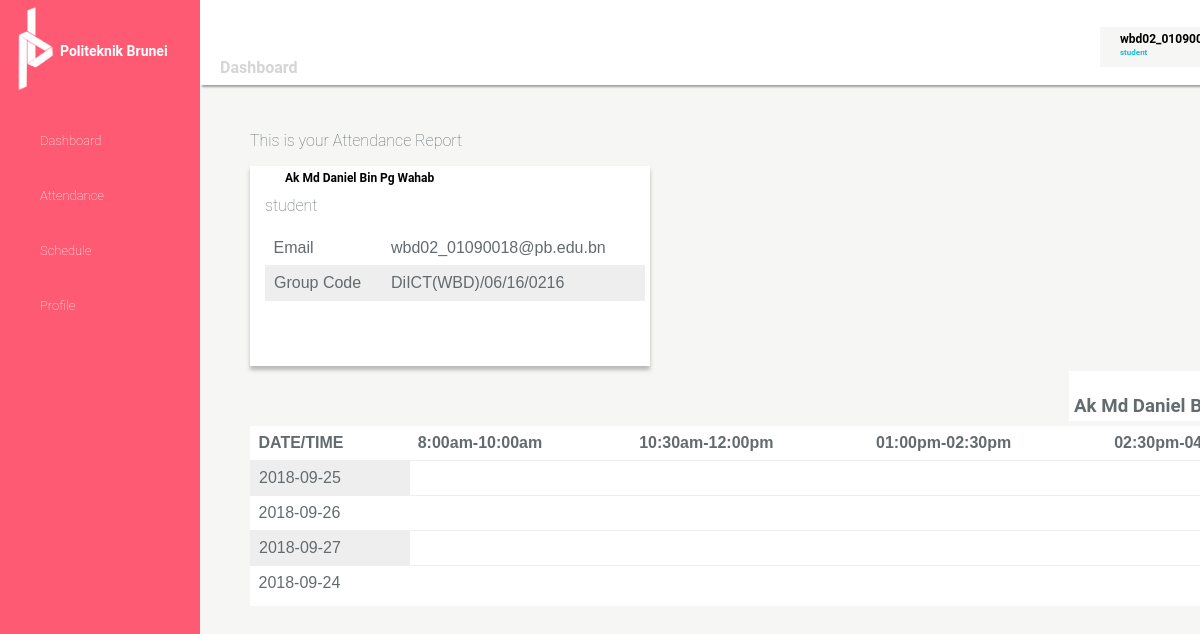
/view_report.php (signed in), run on the app's committed database.
### tables this page shows
CREATE TABLE `user` (
  `id` int(20) NOT NULL,
  `name` varchar(100) NOT NULL,
  `email` varchar(50) NOT NULL,
  `username` varchar(250) NOT NULL,
  `password` varchar(50) NOT NULL,
  `role` varchar(50) NOT NULL,
  `code` varchar(50) DEFAULT NULL
);

CREATE TABLE `session` (
  `id` int(20) NOT NULL,
  `date` date NOT NULL,
  `group_id` int(20) NOT NULL,
  `course_id` int(20) NOT NULL,
  `slot_id` int(20) NOT NULL,
  `room` varchar(20) NOT NULL
);

### function.php (called while the page is built, shortened)
<?php
	$connection = mysqli_connect('localhost','root','','attendance');
	$results = mysqli_query($connection, "SELECT * FROM session");
?>

### view_report.php (the view, shortened to what this page needs)
<?php
include('function.php');
?>
<!DOCTYPE html>
<html lang="{{ app()->getLocale() }}">
    <head>
        <link rel="stylesheet" type="text/css" href="css/style.css">
    </head>
    <body>
        <?php
            include('sidenav.php')
        ?>
        <?php
        include('header.php');
        ?>
        <div class="box">
        	<p>This is your Attendance Report</p>
        </div>
        <?php
            $users = 'SELECT * FROM user WHERE username="'.$_SESSION['username'].'"';
            $run_query = mysqli_query($connection, $users);
        ?>
        <div class="box-B">
            <div class="studentdetail">
                <?php
                    foreach($run_query as $user){
                        echo "<p class='username'>".$user['name']."</p>";
                        echo "<p>".$user['role']."</p>";
                    }
                echo"<table>
                    <tr>
                        <td>Email</td>";
                        echo "<td>".$user['email']."</td>";
                    echo"</tr>
                    <tr>
                        <td>Group Code</td>";
                        echo "<td>".$user['code']."</td>";
                    echo"</tr>
                </table>";
            echo"</div>
        </div>
        <div class='box-C'>";
        	echo"<h3>".$user['name']."</h3>";
        echo"</div>";
        ?>
        <div class="box-A">
            <table>
                <thead>
                    <tr>
                        <th>DATE/TIME
                        </th>
                        <th>8:00am-10:00am</th>
                        <th>10:30am-12:00pm</th>
                        <th>01:00pm-02:30pm</th>
                        <th>02:30pm-04:30pm</th>
                    </tr>
                    <?php while ($row = mysqli_fetch_array($results)){ ?>
                    <tr>
                        <td><?php echo $row ['date'] ?></td>
                    </tr>
                    <?php } ?>
                </thead>
            </table>
        </div>
    </body>
</html>

### header.php (shortened to what this page needs)
 <div class="header-box">
       <div class="logout-box">
         <p class="username">
         	<?php
	if(isset($_SESSION['username'])){
		echo "".$_SESSION['username']."";
	}
	?>
</p>
<?php
             $query = 'SELECT * FROM user WHERE username="'.$_SESSION['username'].'"';
             $run_query = mysqli_query($connection, $query);
         ?>
         <?php
             foreach($run_query as $user){
                 echo "<p class='user-status'>".$user['role']."</p>";
             }
         ?>
       </div>
       <p class="dashboardtext">Dashboard</p>
     </div>

### css/style.css (style rules this page uses)
html, body { color: #636b6f; font-family: 'Roboto', sans-serif; font-weight: 200; height: 100vh; margin: 0; }
.box { position:fixed; }
html, body { background-color: #F6F6F5; color: #636b6f; font-family: Roboto, bold; font-weight: 100; height: 100vh; margin: 0; max-width: 100%; overflow-x: hidden; }
.header-box { margin-left: 200px; position: relative; padding-top: 5px; width: 100%; height:80px; background-color: #FFFFFF; box-shadow: 2px 2px 2px #A09E9E; }
.dashboardtext { position: relative; top: -15px; padding-left: 20px; color:#81C8CE; font-family: Roboto; font-weight:bold; }
.logout-box { position: relative; left: 900px; top: 10px; background-color: #F6F6F5; width: 150px; height: 40px; }
.username { position: relative; left: 20px; top: 5px; color: #000000; font-family: Roboto; font-weight: bold; font-size: 12px; }
.user-status { position: relative; left: 20px; top: -5px; color: #18BBD5; font-family: Roboto; font-weight: bold; font-size: 8px; }
.studentdetail { margin: 15px; width: 380px; height: 200px; }
.box-A { position: relative; left: 250px; top: 30px; background-color: #FFFFFF; width: 1095px; height: 180px; }
.box-B { position: relative; left: 250px; top: 30px; bottom: 30px; background-color: #FFFFFF; box-shadow: 0px 4px 4px rgba(0, 0, 0, 0.25); width: 400px; height: 200px; }
.box-C { margin: 5px; padding: 5px; position: relative; left: 1064px; top: 30px; background-color: #FFFFFF; width: 250px; height: 40px; }
.box { position: relative; left: 250px; top: 30px; width: 900px; height: 20px; }
table { font-family: arial, sans-serif; border-collapse: collapse; width: 100%; }
th, td { padding: 8px; text-align: left; }
tr:nth-child(even) { background-color: #eee; border: 1px solid #eee; }
.header-box { margin-left: 200px; position: relative; padding-top: 5px; width: 100%; height:80px; max-width: 100%; background-color: #FFFFFF; box-shadow: 2px 2px 2px #A09E9E; }
.dashboardtext { position: relative; top: -15px; padding-left: 20px; color: #D6D4D4; font-family: Roboto; font-weight:bold; }

### data on the page
user: role "student", name "Ak Md Daniel Bin Pg Wahab", email "wbd02_01090018@pb.edu.bn", code "DiICT(WBD)/06/16/0216", name "Ak Md Daniel…"
session: date "2018-09-25"
session: date "2018-09-26"
session: date "2018-09-27"
session: date "2018-09-24"
